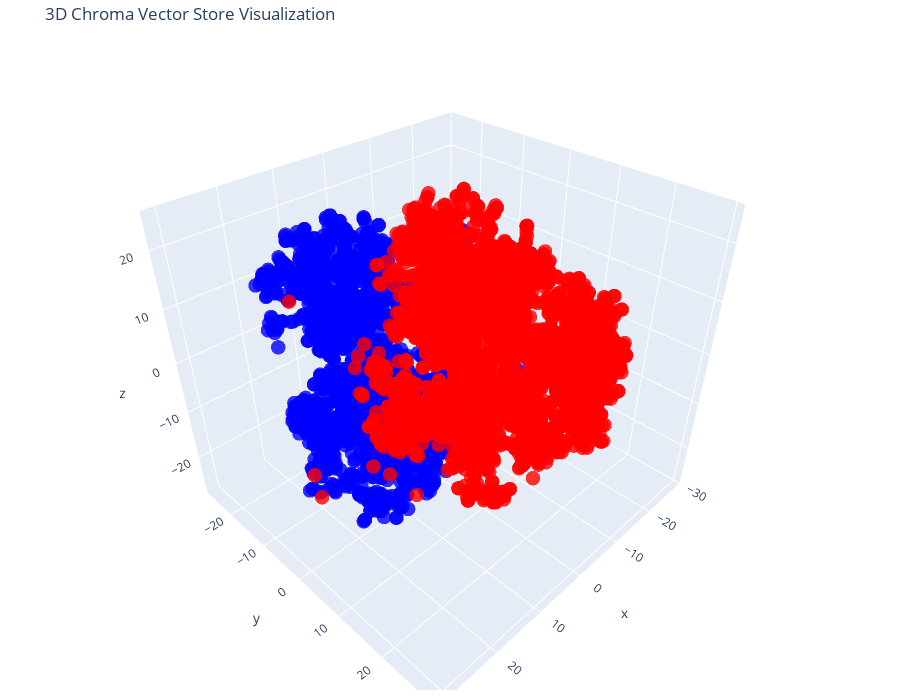

Notebook code for this chart:
### Code cell
#
tsne = TSNE(n_components=3, random_state=42)
reduced_vectors = tsne.fit_transform(vectors)

# Create the 3D scatter plot
fig = go.Figure(data=[go.Scatter3d(
    x=reduced_vectors[:, 0],
    y=reduced_vectors[:, 1],
    z=reduced_vectors[:, 2],
    mode='markers',
    marker=dict(size=5, color=colors, opacity=0.8),
    text=[f"Type: {t}<br>Text: {d[:100]}..." for t, d in zip(doc_types, documents)],
    hoverinfo='text'
)])

fig.update_layout(
    title='3D Chroma Vector Store Visualization',
    scene=dict(xaxis_title='x', yaxis_title='y', zaxis_title='z'),
    width=900,
    height=700,
    margin=dict(r=20, b=10, l=10, t=40)
)

fig.show()

### Figure 1 — Plotly figure (JSON) as saved in the notebook; plotly's stock layout.template omitted (floating-point values rounded to 4 significant figures; data arrays with more than 128 entries replaced by an {"elided": "..."} marker saying what was removed)
{"data": [{"hoverinfo": "text", "marker": {"color": {"elided": "5780 str values"}, "opacity": 0.8, "size": 5}, "mode": "markers", "text": {"elided": "5780 str values"}, "type": "scatter3d", "x": {"elided": "5780 float values"}, "y": {"elided": "5780 float values"}, "z": {"elided": "5780 float values"}}], "layout": {"height": 700, "margin": {"b": 10, "l": 10, "r": 20, "t": 40}, "scene": {"xaxis": {"title": {"text": "x"}}, "yaxis": {"title": {"text": "y"}}, "zaxis": {"title": {"text": "z"}}}, "title": {"text": "3D Chroma Vector Store Visualization"}, "width": 900}}
